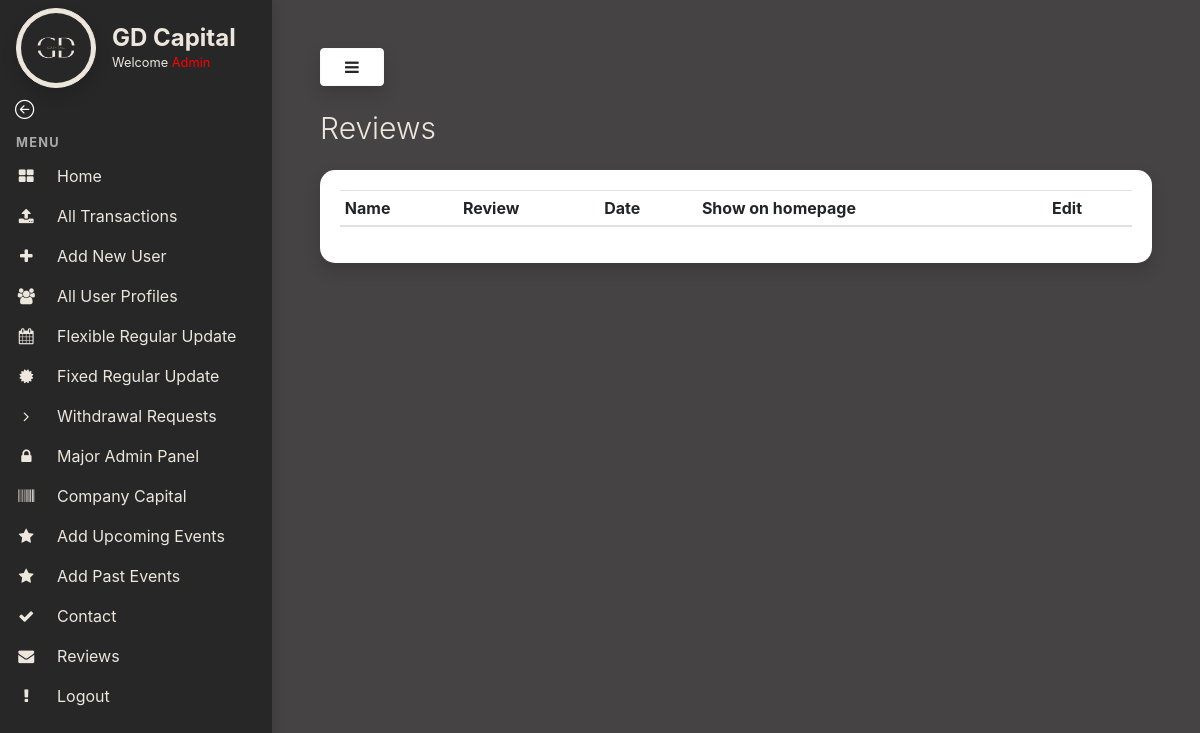
/reviews-page/ (signed in), run on an earlier commit of the app's database.
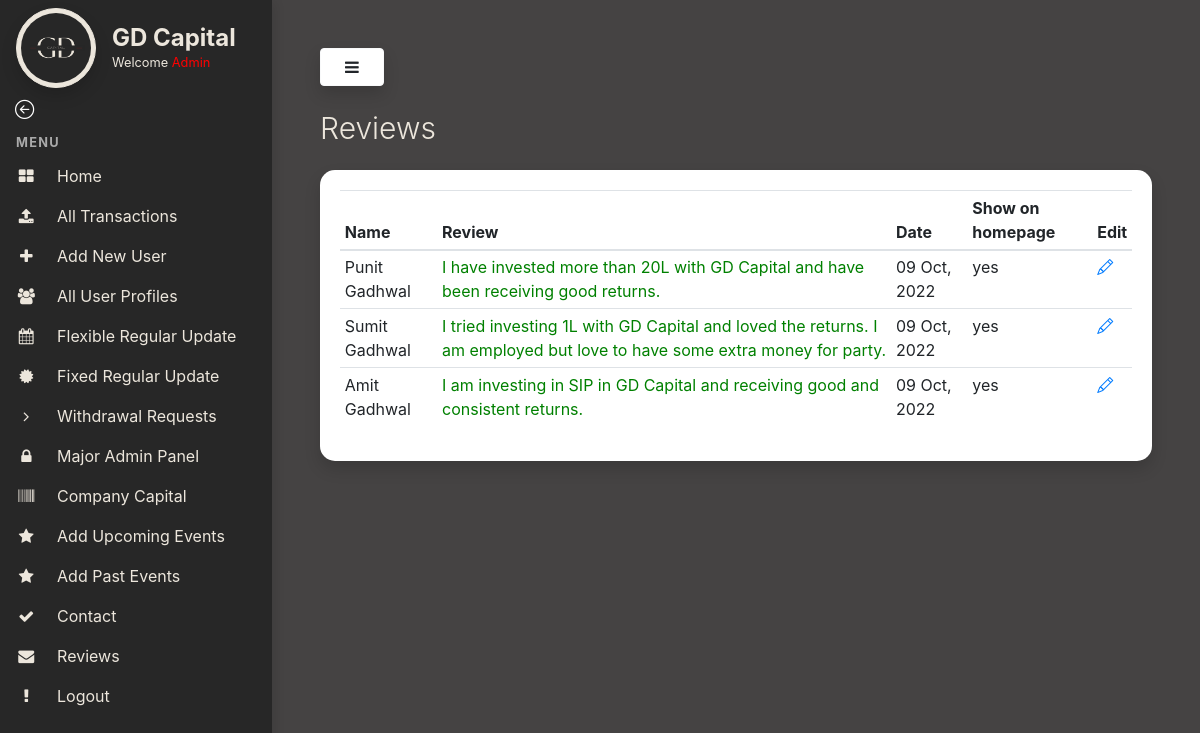
And on a later commit of the database.
### myapp/models.py (models this page shows, shortened)
class Review(models.Model):
    name = models.CharField(max_length=100, null=True, blank=True)
    review = models.TextField(max_length=500, null=True, blank=True)
    date = models.DateTimeField(default=timezone.now)
    display = models.CharField(max_length=200, choices=DISPLAY_TYPE, default='no',blank=True,null=True)

### myapp/views.py (the view)
# urls.py: path('reviews-page/',views.reviewspage, name="reviewspage"),
def reviewspage(request):
    data = Review.objects.all()
    return render(request,"admin-templates/reviews-page.html",{"data":data})

### templates/admin-templates/reviews-page.html (shortened to what this page needs)
{% extends 'admin-templates/base.html' %}
{% load static %}
{% block content %}
<h3 class="display-4" style="color:#ece6dc; font-size:30px !important"> Reviews
</h3>
<div class="card shadow my-4" style="border: 0 !important;border-radius:15px">
    <div class="card-body">
        <div class="table-responsive">
            <table class="table table-sm" id="transTable">
                <thead>
                    <tr>
                        <th scope="col">Name</th>
                        <th scope="col">Review</th>
                        <th scope="col">Date</th>
                        <th scope="col">Show on homepage</th>
                        <th scope="col">Edit</th>
                    </tr>
                </thead>
                <tbody>
                    {% for i in data %}
                    <tr>
                        <td>{{i.name}}</td>
                        <td>
                            {% if i.display == 'yes' %}
                            <span style="color:green">{{i.review}}</span>
                            {% else %}
                            <span style="color:blue">{{i.review}}</span>
                            {% endif %}
                        </td>
                        <td>{{i.date|date:"d M, Y"}}</td>
                        <td>{{i.display}}</td>
                        <td><a href="{% url 'updatefeedback' i.pk %}"><i class="bi bi-pencil"></i></a></td>
                    </tr>
                    {% endfor %}
                </tbody>
            </table>
        </div>
    </div>
</div>
{% endblock content %}

### templates/admin-templates/base.html (shortened to what this page needs)
{% load static %}
<!DOCTYPE html>
<html>
<head>
    <link rel="stylesheet" href="https://stackpath.bootstrapcdn.com/bootstrap/4.1.3/css/bootstrap.min.css"
>
    <link rel="stylesheet" href="https://stackpath.bootstrapcdn.com/font-awesome/4.7.0/css/font-awesome.min.css">
    <link rel="stylesheet" type="text/css" href="https://cdn.datatables.net/1.12.1/css/jquery.dataTables.css">
    <link rel="stylesheet" href="{% static 'css/admin.css' %}">
    <link rel="stylesheet" href="https://cdn.jsdelivr.net/npm/bootstrap-icons@1.9.1/font/bootstrap-icons.css">
</head>
<body>
    {% if request.user.is_superuser %}
    <div class="vertical-nav dark-bg" id="sidebar">
        <div class="py-2 px-3 dark-bg">
            <div class="media d-flex align-items-center">
                <img loading="lazy" src="{% static 'images/logo.png' %}" alt="..."
                    width="80" height="80" class="mr-3 rounded-circle img-thumbnail shadow">
                <div class="media-body">
                    <h4 class="m-0" style="font-weight:700;color:#ece6dc;">GD Capital</h4>
                    <p class="font-weight-normal text-muted mb-0 welcome-text">Welcome <span style="color:red;">{{request.user.username|title}}</span></p>
                </div>
            </div>
        </div>
        <div class="container">
            <a href="/" class="text-dark back-arrow"><i class="bi bi-arrow-left-circle text-white" style="font-size: 1.2rem;"></i></a>
          </div>
        <p class="text-gray font-weight-bold text-uppercase px-3 small pb-1 mb-0 mt-2">MENU</p>
        <ul class="nav flex-column mb-0">
            <li class="nav-item">
                <a href="/admin-home" class="nav-link text-dark ">
                    <i class="fa fa-th-large mr-3 text-primary fa-fw"></i>
                    Home
                </a>
            </li>
            <li class="nav-item">
                <a href="/admin-all-transactions" class="nav-link text-dark">
                    <i class="fa fa-upload mr-3 text-primary fa-fw"></i>
                    All Transactions
                </a>
            </li>
            <li class="nav-item">
                <a href="/signup" class="nav-link text-dark">
                    <i class="fa fa-plus mr-3 text-primary fa-fw"></i>
                    Add New User
                </a>
            </li>
            <li class="nav-item">
                <a href="/admin-all-users" class="nav-link text-dark">
                    <i class="fa fa-users mr-3 text-primary fa-fw"></i>
                    All User Profiles
                </a>
            </li>
            <li class="nav-item">
                <a href="/regular-update" class="nav-link text-dark">
                    <i class="fa fa-calendar mr-3 text-primary fa-fw"></i>
                    Flexible Regular Update
                </a>
            </li>
            <li class="nav-item">
                <a href="/fixed-rate-page" class="nav-link text-dark">
                    <i class="fa fa-certificate mr-3 text-primary fa-fw"></i>
                    Fixed Regular Update
                </a>
            </li>
            <li class="nav-item">
                <a href="/admin-withdrawal-requests" class="nav-link text-dark">
                    <i class="fa fa-angle-right mr-3 text-primary fa-fw"></i>
                    Withdrawal Requests
                </a>
            </li>
            <li class="nav-item">
                <a href="/admin" class="nav-link text-dark">
                    <i class="fa fa-lock mr-3 text-primary fa-fw"></i>
                    Major Admin Panel
                </a>
            </li>
            <li class="nav-item">
                <a href="/company-capital" class="nav-link text-dark">
                    <i class="fa fa-barcode mr-3 text-primary fa-fw"></i>
                    Company Capital
                </a>
            </li>
            <li class="nav-item">
                <a href="/add-events" class="nav-link text-dark">
                    <i class="fa fa-star mr-3 text-primary fa-fw"></i>
                    Add Upcoming Events
                </a>
            </li>
            <li class="nav-item">
                <a href="/add-past-events" class="nav-link text-dark">
                    <i class="fa fa-star mr-3 text-primary fa-fw"></i>
                    Add Past Events
                </a>
            </li>
            <li class="nav-item">
                <a href="/contact-page" class="nav-link text-dark">
                    <i class="fa fa-check mr-3 text-primary fa-fw"></i>
                    Contact
                </a>
            </li>
            <li class="nav-item">
                <a href="/reviews-page" class="nav-link text-dark">
                    <i class="fa fa-envelope mr-3 text-primary fa-fw"></i>
                    Reviews
                </a>
            </li>
            <li class="nav-item">
                <a href="/logout" class="nav-link text-dark">
                    <i class="fa fa-exclamation mr-3 text-primary fa-fw"></i>
                    Logout
                </a>
            </li>
        </ul>
    </div>
    <div class="page-content p-5" id="content">
        <button id="sidebarCollapse" type="button" class="btn btn-light bg-white rounded-pill shadow px-4 mb-4"><i
                class="fa fa-bars "></i></button>
        {% block content %}{% endblock content %}
    </div>
    {% else %}
    You are not a authorised user to access this page. Go back to <a href="/">home</a>
    {% endif %}
</body>
</html>

### static/css/admin.css (style rules this page uses)
body { background: rgb(69,67,67); min-height: 100vh; overflow-x: hidden; }
.vertical-nav { min-width: 17rem; width: 17rem; height: 100vh; position: fixed; top: 0; left: 0; box-shadow: 3px 3px 10px rgba(0, 0, 0, 0.1); transition: all 0.4s; }
.page-content { width: calc(100% - 17rem); margin-left: 17rem; transition: all 0.4s; }
.text-uppercase { letter-spacing: 0.1em; }
.text-gray { color: #aaa; }
.nav-link { text-transform: capitalize; }
.text-primary { color: #ece6dc !important; }
.dark-bg { background-color: rgb(39,39,39); }
.text-muted,.text-dark { color: #ece6dc !important; }
.welcome-text { font-size: 0.8rem; }
.img-thumbnail { background-color: #ece6dc !important; border-color: #ece6dc !important; }

What changed in the data, as far as the page shows it:
added Review: name "Punit Gadhwal", review "I have invested more than 20L with GD Capital and have been receiving good returns.", date "09 Oct, 2022", display "yes"
added Review: name "Sumit Gadhwal", review "I tried investing 1L with GD Capital and loved the returns. I am employed but love to have some extra money for party.", date "09 Oct, 2022", display "yes"
added Review: name "Amit Gadhwal", review "I am investing in SIP in GD Capital and receiving good and consistent returns.", date "09 Oct, 2022", display "yes"
